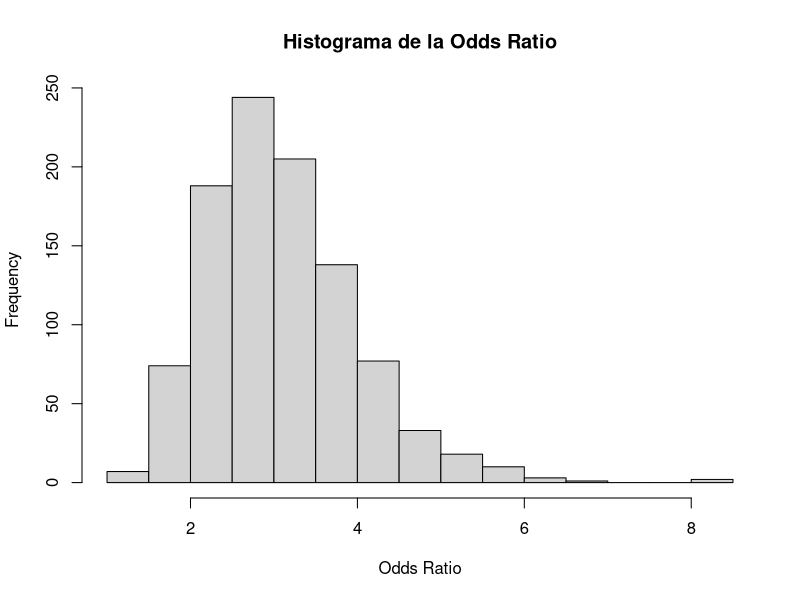

Write R code to recreate this figure.
#Bootsrap
N = 1000 #Número de realizaciones
n_11 = rbinom(N, size=101, prob=67/101)
n_22 = rbinom(N, size=107,prob=64/107)
odds_ratio <-  (n_11*n_22)/((101-n_11)*(107-n_22))
#histograma
hist(odds_ratio, main='Histograma de la Odds Ratio',
     xlab = 'Odds Ratio')
#desvío estandar
sd(odds_ratio)

